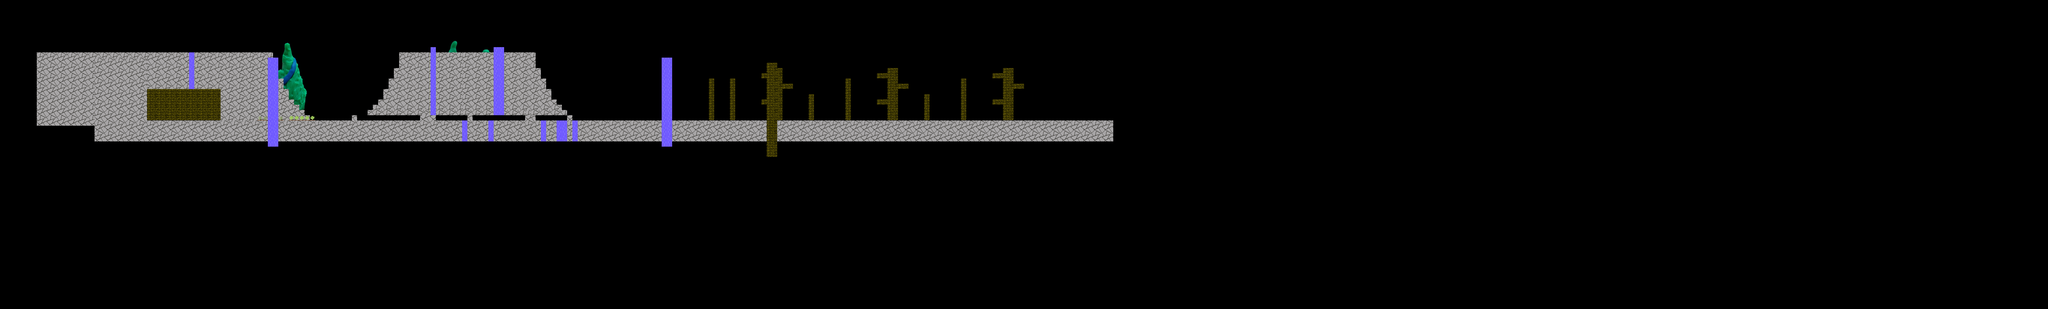

The image is a tile-based game level rendered from a .tmx file. Its description and source (layers, tilesets, objects; grid data summarised) follow:
An orthogonal 390x59 tile map with 16x16 px tiles, 8 tile layers (background-p3, background-p2, background-p1, background-outdoor-fog, ...), 2 hidden layers not drawn, 3 tilesets and 40 objects.

<map version="1.10" tiledversion="1.10.2" orientation="orthogonal" renderorder="right-down" width="390" height="59" tilewidth="16" tileheight="16" infinite="0" nextlayerid="30" nextobjectid="88">
 <tileset firstgid="1" source="tiles.tsx" />
 <tileset firstgid="65" source="mountain_peak.tsx" />
 <tileset firstgid="225" source="lake_view.tsx" />
 <layer id="5" name="background-p3" width="390" height="59" tintcolor="#b1e4e5" parallaxx="0.7" parallaxy="0.7">
  <data>[23010 cells, 398 non-empty, 398 distinct tile ids]</data>
 </layer>
 <layer id="6" name="background-p2" width="390" height="59" tintcolor="#82e575" parallaxx="0.8" parallaxy="0.8">
  <data>[23010 cells, 0 non-empty, 0 distinct tile ids]</data>
 </layer>
 <layer id="3" name="background-p1" width="390" height="59" tintcolor="#ababab" parallaxx="0.9" parallaxy="0.9">
  <data>[23010 cells, 1041 non-empty, 6 distinct tile ids]</data>
 </layer>
 <layer id="18" name="background-outdoor-fog" width="390" height="59">
  <data>[23010 cells, 339 non-empty, 1 distinct tile ids]</data>
 </layer>
 <layer id="11" name="background" width="390" height="59">
  <data>[23010 cells, 84 non-empty, 4 distinct tile ids]</data>
 </layer>
 <layer id="1" name="foreground" width="390" height="59">
  <data>[23010 cells, 1036 non-empty, 12 distinct tile ids]</data>
 </layer>
 <layer id="7" name="foreground-p1-trans" width="390" height="59" parallaxx="1.1">
  <data>[23010 cells, 68 non-empty, 2 distinct tile ids]</data>
 </layer>
 <layer id="12" name="foreground-p1-solid" width="390" height="59" parallaxx="1.1" parallaxy="1.1">
  <data>[23010 cells, 36 non-empty, 4 distinct tile ids]</data>
 </layer>
 <layer id="13" name="foreground-outdoor-fog" width="390" height="59" visible="0">
  <data>[23010 cells, 1394 non-empty, 2 distinct tile ids]</data>
 </layer>
 <layer id="14" name="foreground-indoor-fog" width="390" height="59" visible="0">
  <data>[23010 cells, 84 non-empty, 1 distinct tile ids]</data>
 </layer>
 <objectgroup id="19" name="potato-pull">
  <object id="70" x="784" y="352" width="80" height="16" />
 </objectgroup>
 <objectgroup id="20" name="lettuce-pick">
  <object id="71" x="880" y="352" width="80" height="16" />
 </objectgroup>
 <objectgroup id="21" name="bed">
  <object id="72" x="464" y="352" width="32" height="16" />
 </objectgroup>
 <objectgroup id="22" name="cooking">
  <object id="73" x="560" y="352" width="32" height="16" />
 </objectgroup>
 <objectgroup id="23" name="wood-split">
  <object id="74" x="688" y="352" width="32" height="16" />
 </objectgroup>
 <objectgroup id="24" name="tree">
  <object id="75" x="2144" y="352" width="48" height="16" />
  <object id="76" x="2208" y="352" width="48" height="16" />
 </objectgroup>
 <objectgroup id="25" name="duck-hunt">
  <object id="78" x="1968" y="352" width="80" height="16" />
 </objectgroup>
 <objectgroup id="26" name="falling-rocks">
  <object id="79" x="1504" y="304" width="96" height="64" />
  <object id="80" x="1328" y="304" width="80" height="64" />
 </objectgroup>
 <objectgroup id="27" name="night-hunt">
  <object id="82" x="1120" y="352" width="80" height="16" />
 </objectgroup>
 <objectgroup id="16" name="lost-woods-entrance">
  <object id="48" x="2352" y="320" width="32" height="48" />
 </objectgroup>
 <objectgroup id="17" name="lost-woods-teleport">
  <object id="50" x="2544" y="320" width="352" height="48" />
 </objectgroup>
 <objectgroup id="2" name="block">
  <object id="1" x="0" y="368" width="1408" height="64" />
  <object id="2" x="288" y="176" width="160" height="192" />
  <object id="51" x="1424" y="368" width="64" height="64" />
  <object id="52" x="1504" y="368" width="144" height="64" />
  <object id="53" x="1664" y="368" width="32" height="64" />
  <object id="54" x="1728" y="368" width="16" height="64" />
  <object id="55" x="1760" y="368" width="1632" height="64" />
  <object id="56" x="1424" y="352" width="16" height="16" />
  <object id="57" x="1408" y="376.545" width="16" height="55.4545" />
  <object id="58" x="1488" y="375.455" width="16" height="56.5455" />
  <object id="59" x="1648" y="376.818" width="16" height="55.1818" />
  <object id="60" x="1696" y="384" width="32" height="48" />
  <object id="61" x="1744" y="376.727" width="16" height="55.2727" />
  <object id="62" x="1728" y="352" width="16" height="16" />
  <object id="64" x="1616" y="352" width="16" height="16" />
  <object id="65" x="1600" y="336" width="16" height="32" />
  <object id="66" x="1424" y="352" width="16" height="16" />
  <object id="67" x="1280" y="352" width="48" height="16" />
  <object id="68" x="1296" y="336" width="16" height="16" />
  <object id="69" x="1072" y="352" width="16" height="16" />
 </objectgroup>
 <objectgroup id="29" name="water">
  <object id="83" x="1408" y="368" width="16" height="16" />
  <object id="84" x="1488" y="368" width="16" height="16" />
  <object id="85" x="1648" y="368" width="16" height="16" />
  <object id="86" x="1696" y="368" width="32" height="16" />
  <object id="87" x="1744" y="368" width="16" height="16" />
 </objectgroup>
 <objectgroup id="15" name="door">
  <object id="47" x="640" y="336" width="32" height="32" />
 </objectgroup>
 <objectgroup id="10" name="wood" />
 <objectgroup id="9" name="water" />
 <objectgroup id="8" name="falling-block" />
 <objectgroup id="4" name="player-spawn">
  <object id="3" x="512" y="352" width="16" height="16" />
 </objectgroup>
</map>